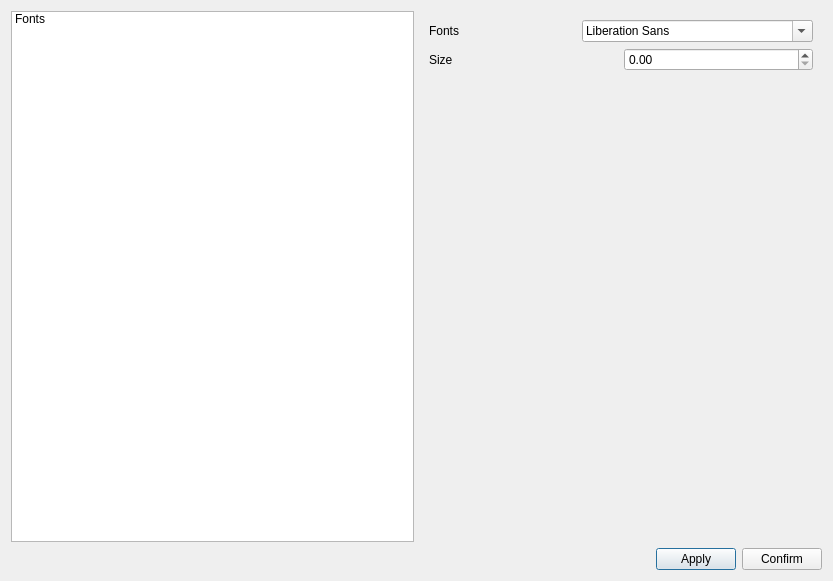
<?xml version="1.0" encoding="UTF-8"?>
<ui version="4.0">
 <class>ERPreferencesDialog</class>
 <widget class="QDialog" name="ERPreferencesDialog">
  <property name="geometry">
   <rect>
    <x>0</x>
    <y>0</y>
    <width>833</width>
    <height>581</height>
   </rect>
  </property>
  <property name="windowTitle">
   <string>Preferences</string>
  </property>
  <layout class="QGridLayout" name="gridLayout_2">
   <item row="0" column="0">
    <layout class="QHBoxLayout" name="horizontalLayout_3">
     <item>
      <widget class="QListWidget" name="listWidget">
       <item>
        <property name="text">
         <string>Fonts</string>
        </property>
       </item>
      </widget>
     </item>
     <item>
      <widget class="QStackedWidget" name="stackedWidget">
       <property name="currentIndex">
        <number>0</number>
       </property>
       <widget class="QWidget" name="page">
        <layout class="QGridLayout" name="gridLayout">
         <item row="3" column="0">
          <spacer name="verticalSpacer">
           <property name="orientation">
            <enum>Qt::Vertical</enum>
           </property>
           <property name="sizeHint" stdset="0">
            <size>
             <width>20</width>
             <height>435</height>
            </size>
           </property>
          </spacer>
         </item>
         <item row="1" column="0">
          <layout class="QHBoxLayout" name="horizontalLayout_4">
           <item>
            <widget class="QLabel" name="label_2">
             <property name="text">
              <string>Size</string>
             </property>
            </widget>
           </item>
           <item>
            <widget class="QDoubleSpinBox" name="doubleSpinBox">
             <property name="maximum">
              <double>9999.000000000000000</double>
             </property>
            </widget>
           </item>
          </layout>
         </item>
         <item row="0" column="0">
          <layout class="QHBoxLayout" name="horizontalLayout">
           <item>
            <widget class="QLabel" name="label">
             <property name="text">
              <string>Fonts</string>
             </property>
            </widget>
           </item>
           <item>
            <widget class="QFontComboBox" name="fontComboBox"/>
           </item>
          </layout>
         </item>
        </layout>
       </widget>
      </widget>
     </item>
    </layout>
   </item>
   <item row="1" column="0">
    <layout class="QHBoxLayout" name="horizontalLayout_2">
     <item>
      <spacer name="horizontalSpacer">
       <property name="orientation">
        <enum>Qt::Horizontal</enum>
       </property>
       <property name="sizeHint" stdset="0">
        <size>
         <width>40</width>
         <height>20</height>
        </size>
       </property>
      </spacer>
     </item>
     <item>
      <widget class="QPushButton" name="apply">
       <property name="text">
        <string>Apply</string>
       </property>
      </widget>
     </item>
     <item>
      <widget class="QPushButton" name="confirm">
       <property name="text">
        <string>Confirm</string>
       </property>
      </widget>
     </item>
    </layout>
   </item>
  </layout>
 </widget>
 <resources/>
 <connections/>
</ui>
